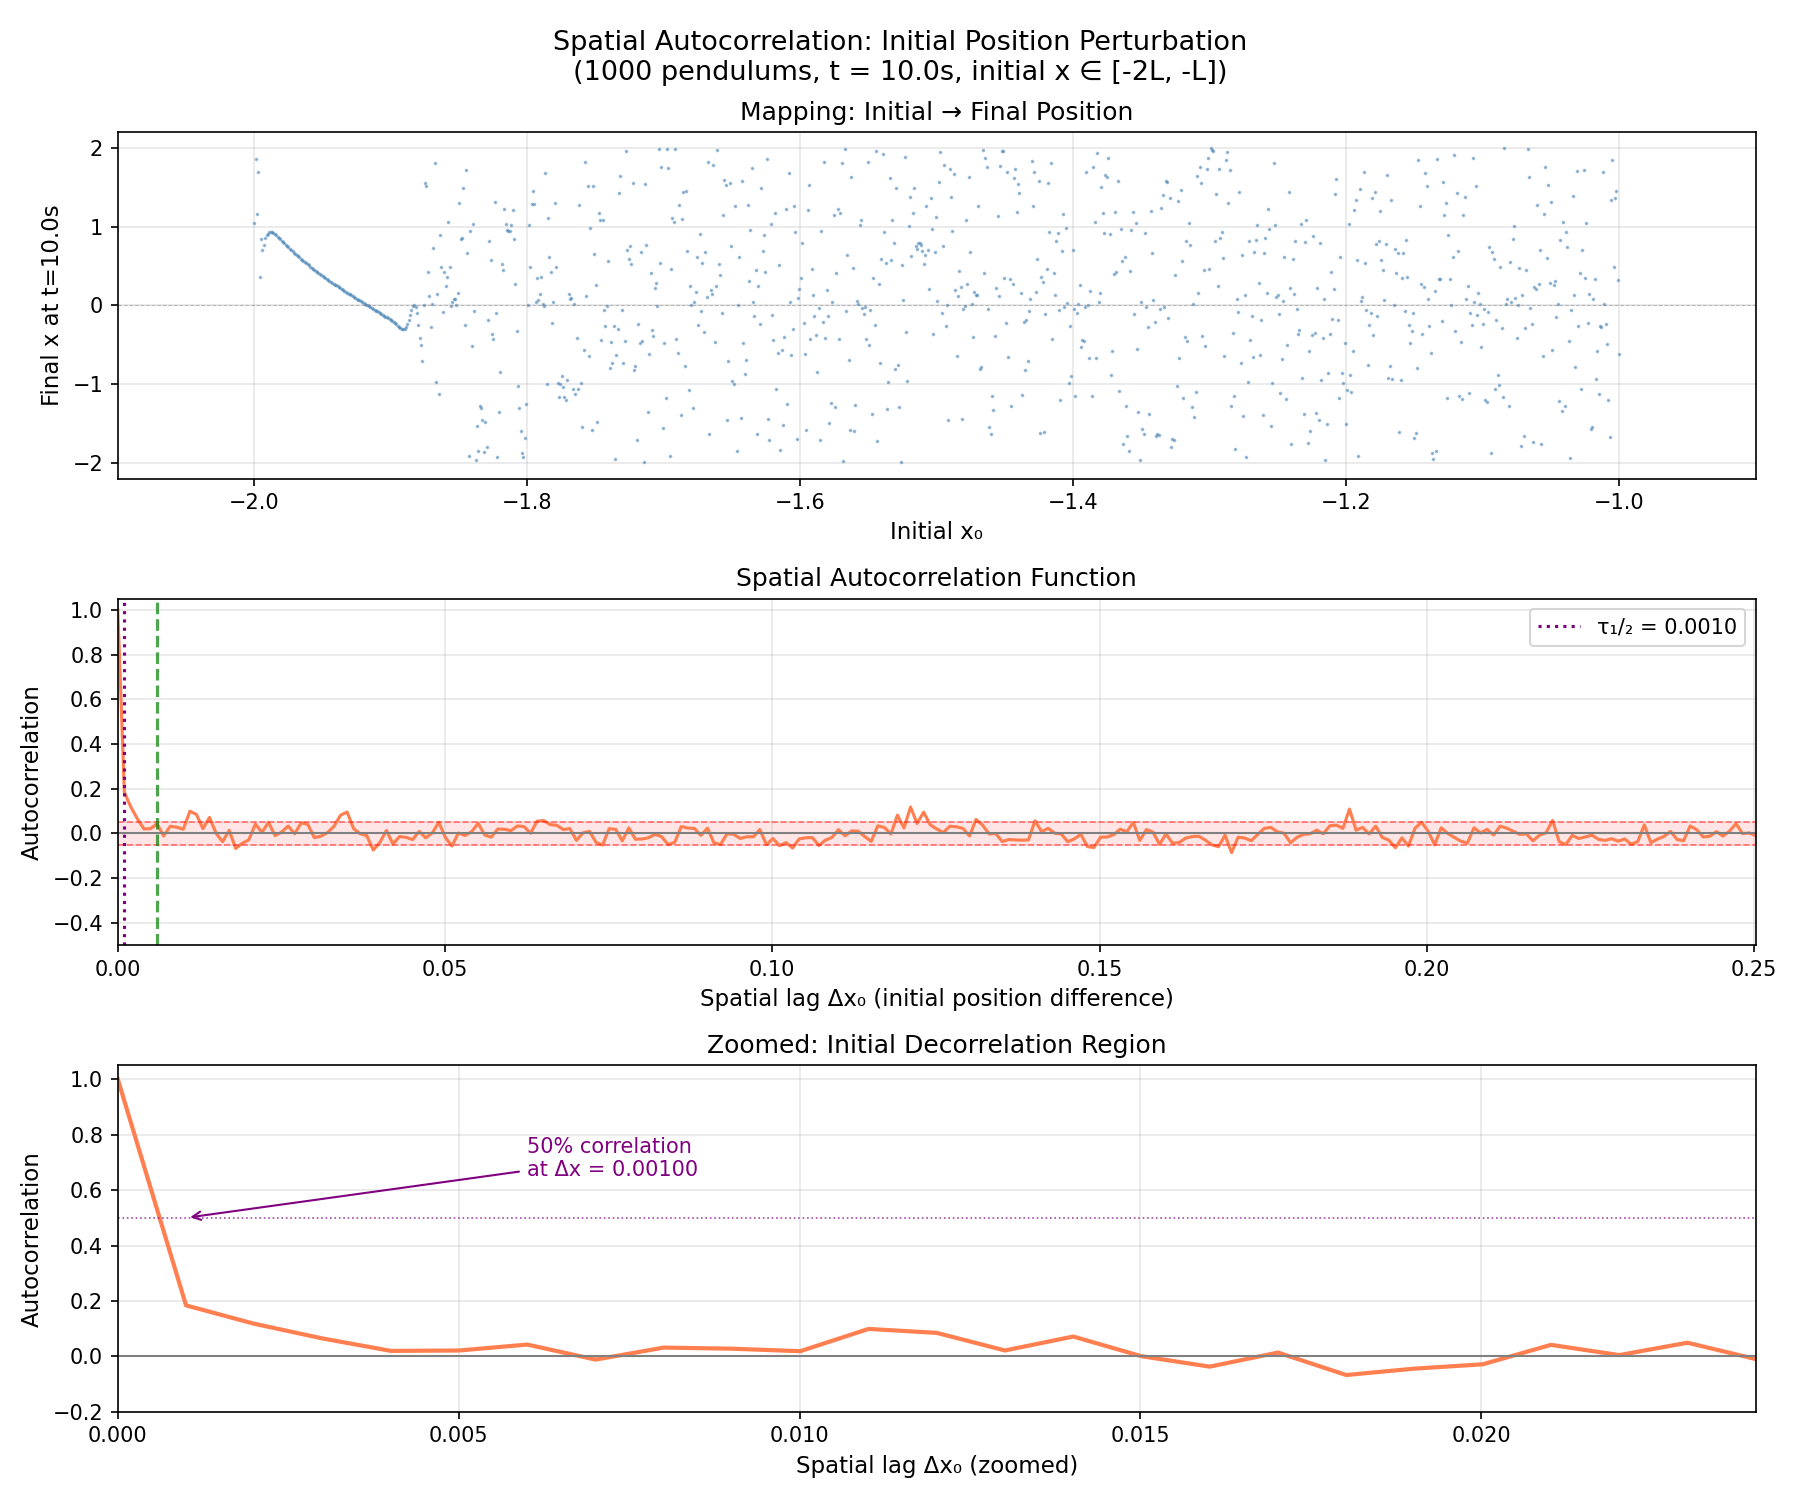

Write the Python code that produced this figure.
"""
Spatial autocorrelation of double pendulum final positions.

Shows how correlated the final x-positions are for pendulums with nearby
initial conditions. This reveals the Lyapunov divergence - nearby initial
conditions rapidly decorrelate.

x-axis: spatial lag (difference in initial x position)
y-axis: autocorrelation of final x positions
"""

import sys
import os
sys.path.insert(0, os.path.dirname(os.path.dirname(os.path.abspath(__file__))))

import numpy as np
import matplotlib.pyplot as plt

from double_pendulum_sim import generate_trajectories


def spatial_autocorrelation(x_final, max_lag=None):
    """
    Compute spatial autocorrelation for ordered sequence of final positions.
    
    For each lag k, computes correlation between x_final[i] and x_final[i+k].
    This measures how similar final positions are for pendulums that started
    k steps apart in initial condition space.
    """
    n = len(x_final)
    if max_lag is None:
        max_lag = n // 4
    
    x_centered = x_final - np.mean(x_final)
    var = np.sum(x_centered ** 2)
    
    acf = np.zeros(max_lag + 1)
    for lag in range(max_lag + 1):
        if lag == 0:
            acf[lag] = 1.0
        else:
            acf[lag] = np.sum(x_centered[:-lag] * x_centered[lag:]) / var
    
    return acf


def main():
    # Parameters
    n_samples = 1000
    L1 = 1.0
    L2 = 1.0
    m1 = 1.0
    m2 = 1.0
    g = 9.81
    dt = 0.01
    t_sample = 10.0

    # Initial positions: uniform grid from -2L to -L
    x_initial = np.linspace(-2 * L1, -L1, n_samples)
    target_y = 0.0
    dx = x_initial[1] - x_initial[0]  # Spacing between initial conditions

    print(f"Simulating {n_samples} pendulums...")
    print(f"Initial x range: [{x_initial[0]:.3f}, {x_initial[-1]:.3f}]")
    print(f"Initial x spacing: Δx = {dx:.6f}")
    print(f"Sampling at t = {t_sample}s")

    trajectories = generate_trajectories(
        x_initial, target_y, L1, L2, m1, m2, g, dt, t_sample, elbow="up"
    )

    # Extract final x positions
    frame = int(t_sample / dt)
    x_final = np.array([traj[2][frame] for traj in trajectories])

    print(f"\nFinal x range: [{x_final.min():.3f}, {x_final.max():.3f}]")

    # Compute spatial autocorrelation
    max_lag = n_samples // 4  # Up to 250 lags
    acf = spatial_autocorrelation(x_final, max_lag=max_lag)
    lag_indices = np.arange(len(acf))
    lag_x = lag_indices * dx  # Convert to actual x distance

    # Create figure
    fig, axes = plt.subplots(3, 1, figsize=(12, 10))
    fig.suptitle(
        f"Spatial Autocorrelation: Initial Position Perturbation\n"
        f"({n_samples} pendulums, t = {t_sample}s, initial x ∈ [-2L, -L])",
        fontsize=13,
    )

    # Plot 1: Initial vs Final mapping
    ax1 = axes[0]
    ax1.plot(x_initial, x_final, ".", markersize=1.5, color="steelblue", alpha=0.5)
    ax1.set_xlabel("Initial x₀", fontsize=11)
    ax1.set_ylabel(f"Final x at t={t_sample}s", fontsize=11)
    ax1.set_title("Mapping: Initial → Final Position", fontsize=12)
    ax1.set_xlim(-2.1, -0.9)
    ax1.set_ylim(-2.2, 2.2)
    ax1.axhline(0, color="gray", lw=0.5, ls="--", alpha=0.5)
    ax1.grid(True, alpha=0.3)

    # Plot 2: Spatial autocorrelation vs lag index
    ax2 = axes[1]
    ax2.plot(lag_x, acf, color="coral", lw=1.5)
    ax2.axhline(0, color="gray", lw=1, ls="-")
    ax2.axhline(0.05, color="red", lw=0.8, ls="--", alpha=0.5)
    ax2.axhline(-0.05, color="red", lw=0.8, ls="--", alpha=0.5)
    ax2.fill_between(lag_x, -0.05, 0.05, color="red", alpha=0.1)
    ax2.set_xlabel("Spatial lag Δx₀ (initial position difference)", fontsize=11)
    ax2.set_ylabel("Autocorrelation", fontsize=11)
    ax2.set_title("Spatial Autocorrelation Function", fontsize=12)
    ax2.set_xlim(0, lag_x[-1])
    ax2.set_ylim(-0.5, 1.05)
    ax2.grid(True, alpha=0.3)

    # Find decorrelation length
    below_half = np.where(acf < 0.5)[0]
    if len(below_half) > 0:
        half_corr_idx = below_half[0]
        half_corr_x = half_corr_idx * dx
        ax2.axvline(half_corr_x, color="purple", lw=1.5, ls=":",
                    label=f"τ₁/₂ = {half_corr_x:.4f}")
        ax2.legend(loc="upper right", fontsize=10)
        print(f"\nHalf-correlation length: Δx = {half_corr_x:.6f}")
        print(f"  (pendulums starting {half_corr_x:.6f} apart are 50% correlated)")

    # Find first zero crossing
    zero_crossings = np.where(np.diff(np.sign(acf)))[0]
    if len(zero_crossings) > 0:
        first_zero_idx = zero_crossings[0]
        first_zero_x = first_zero_idx * dx
        ax2.axvline(first_zero_x, color="green", lw=1.5, ls="--", alpha=0.7)
        print(f"First zero crossing: Δx = {first_zero_x:.6f}")

    # Plot 3: Zoomed autocorrelation (first 10% of lags)
    ax3 = axes[2]
    zoom_end = max_lag // 10
    ax3.plot(lag_x[:zoom_end], acf[:zoom_end], color="coral", lw=2)
    ax3.axhline(0, color="gray", lw=1, ls="-")
    ax3.axhline(0.5, color="purple", lw=0.8, ls=":", alpha=0.7)
    ax3.set_xlabel("Spatial lag Δx₀ (zoomed)", fontsize=11)
    ax3.set_ylabel("Autocorrelation", fontsize=11)
    ax3.set_title("Zoomed: Initial Decorrelation Region", fontsize=12)
    ax3.set_xlim(0, lag_x[zoom_end - 1])
    ax3.set_ylim(-0.2, 1.05)
    ax3.grid(True, alpha=0.3)

    # Annotate the rapid decay
    if len(below_half) > 0 and half_corr_idx < zoom_end:
        ax3.annotate(
            f"50% correlation\nat Δx = {half_corr_x:.5f}",
            xy=(half_corr_x, 0.5),
            xytext=(half_corr_x + lag_x[zoom_end] * 0.2, 0.65),
            fontsize=10,
            arrowprops=dict(arrowstyle="->", color="purple"),
            color="purple",
        )

    plt.tight_layout()
    plt.savefig("spatial_autocorrelation.png", dpi=150, transparent=True)
    print("\nSaved figure to spatial_autocorrelation.png")

    # Save data
    data = np.column_stack([lag_x, acf])
    np.savetxt(
        "spatial_autocorrelation.csv",
        data,
        delimiter=",",
        header="lag_x,autocorrelation",
        comments="",
    )
    print("Saved data to spatial_autocorrelation.csv")

    plt.show()


if __name__ == "__main__":
    main()
